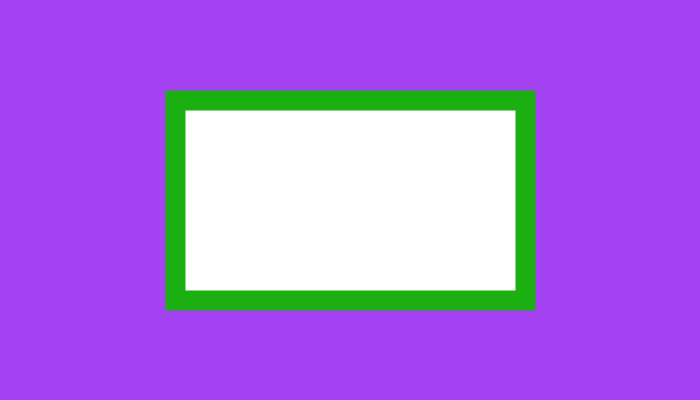
Frame 1 (no input)
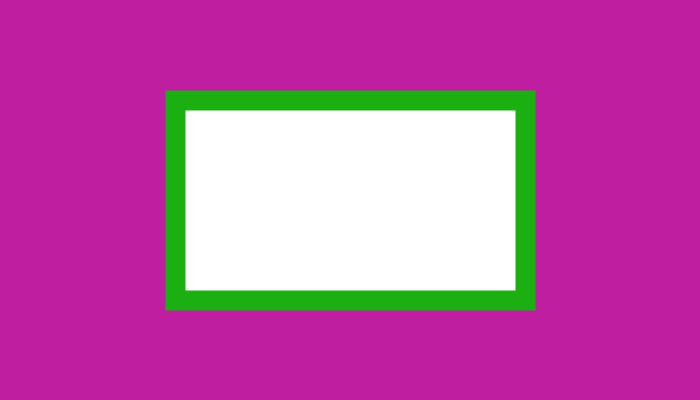
Frame 60 (the mouse pressed at the canvas centre just before this capture)
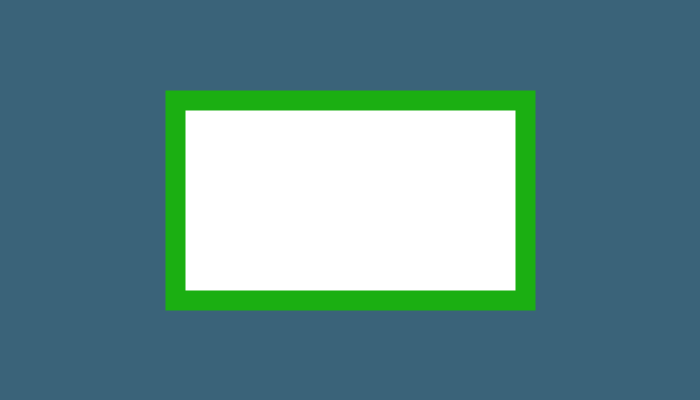
Frame 120 (the mouse held since frame 60 and released just before this capture)

The Processing sketch that drew these frames (run headless with seeded random() and noise(); from frame 60 on, the mouse is pressed at the canvas centre):

// Processing sketch: Hello_world
// ── Hello_world.pde
//Global Variables
int appWidth, appHeight;
float centerX, centerY, xStart, yStart, widthRect, heightRect;
color blackNightMode=#000000 , green =#1BAF12; //Hexidecimal
float thin, normal, thick;
//
void setup() {
  //Declaring Display Geometry: landscape, square, portrait
  size(700, 400); //Able to deploy with fullScreen();
  //fullScreen();
  appWidth = width;
  appHeight = height;
  //Concatenation: , or + (i.e space)
  println("\t\t\tWidth="+width, "\tHeight="+height);
  println("Display Monitor:", "\twidth:"+displayWidth, "\theight:"+displayHeight);
  //
  String ls="Landscape or Square", p="portrait", DO="Display Orientation", instruct="Bru, turn your phun";
  //
  if ( appWidth < appHeight ) { //Declaring Landscape & square
    println(instruct);
  } else {
    println("Display: Good to Go");
    if ( appWidth > displayWidth ) { //Fitting CANVAS into Monitor Display
      appWidth=0;
      appHeight=0;
      println("STOP, is broken");
    } else {
      //Empty ELSE
    }
  }
  //Population
  centerX = appWidth * 1/2;
  centerY = height * 1/2;
  xStart = centerX - ( appWidth * 1/4 );
  yStart  = centerY - ( height * 1/4 );
  widthRect = appWidth * 1/2;
  heightRect = height * 1/2;
  thin = appWidth / appWidth; //1
  normal = appWidth * 1/70;
  thick = appWidth * 1/35;
} //End setup
//
void draw() {
  // New Background Function "covers" old gray scale background()
  // Night Mode means background cannot have blue // change randome for night mode, hard code "0"
  background(100); //Gray Scale (0-255) & Blue Issue for night mode
  //
  //Casting Reminder
  background( color( random(0 , 255), random(0 , 255), random(0 , 255) ) ); // Colour without blue
  //
  //background( blackNightMode );
  strokeWeight( thick );
  stroke(green);
  rect(xStart, yStart, widthRect, heightRect);
  stroke(1);
strokeWeight(1); //default reset

} //End draw
//
void keyPressed() {
} //End keyPressed
//
void mousePressed() {
} //End mousePressed
//
// End Main Program
